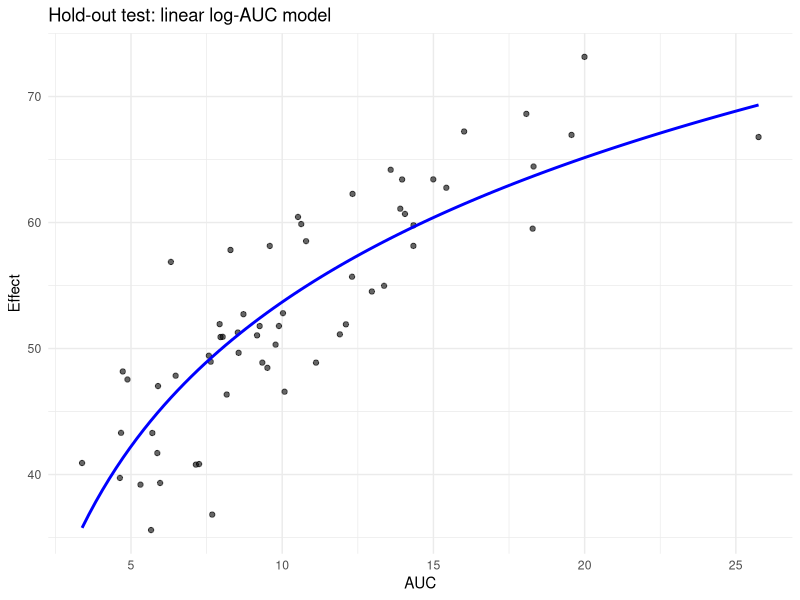

The R source for this figure:
# Machine Learning in Pharmacokinetics
# Extracted executable R code from 37-machine-learning.qmd
# Generated by scripts/extract_code.R — do not edit by hand.
# Regenerate: Rscript scripts/extract_code.R   (book repo)
#             Rscript scripts/extract_code.R --standalone   (bundle)
# Working directory: run from the repository root (data/ paths are relative).

# ----------------------------------------------------------------------
# Section: Simulated Comparison: Linear vs Random Forest
# ----------------------------------------------------------------------
set.seed(20260731)
library(dplyr)
library(ggplot2)

n <- 200
# True E-R: Emax on AUC
AUC <- rlnorm(n, log(10), 0.4)
E <- 15 + 70 * AUC / (8 + AUC) + rnorm(n, 0, 4)

dat <- tibble(AUC, E, logAUC = log(AUC))
idx <- sample(1:n, size = floor(0.7 * n))
train <- dat[idx, ]
test  <- dat[-idx, ]

# Linear model on log AUC
fit_lm <- lm(E ~ logAUC, data = train)
pred_lm <- predict(fit_lm, newdata = test)

# Simple "black box": random forest if available, else a flexible quadratic lm
has_rf <- requireNamespace("randomForest", quietly = TRUE)
if (has_rf) {
  fit_rf <- randomForest::randomForest(E ~ AUC, data = train, ntree = 200)
  pred_rf <- predict(fit_rf, newdata = test)
} else {
  # Fallback: quadratic lm as flexible-ish baseline
  fit_rf <- lm(E ~ AUC + I(AUC^2), data = train)
  pred_rf <- predict(fit_rf, newdata = test)
}

rmse <- function(y, yhat) sqrt(mean((y - yhat)^2))

results <- tibble(
  model = c("Linear (log AUC)", if (has_rf) "Random forest" else "Quadratic lm"),
  RMSE = c(rmse(test$E, pred_lm), rmse(test$E, pred_rf))
)
print(results)

ggplot(test, aes(AUC, E)) +
  geom_point(alpha = 0.6) +
  geom_line(data = tibble(
    AUC = seq(min(test$AUC), max(test$AUC), length.out = 100),
    E = predict(fit_lm, newdata = tibble(
      logAUC = log(seq(min(test$AUC), max(test$AUC), length.out = 100))
    ))
  ), aes(AUC, E), color = "blue", linewidth = 1) +
  labs(title = "Hold-out test: linear log-AUC model",
       x = "AUC", y = "Effect") +
  theme_minimal()
